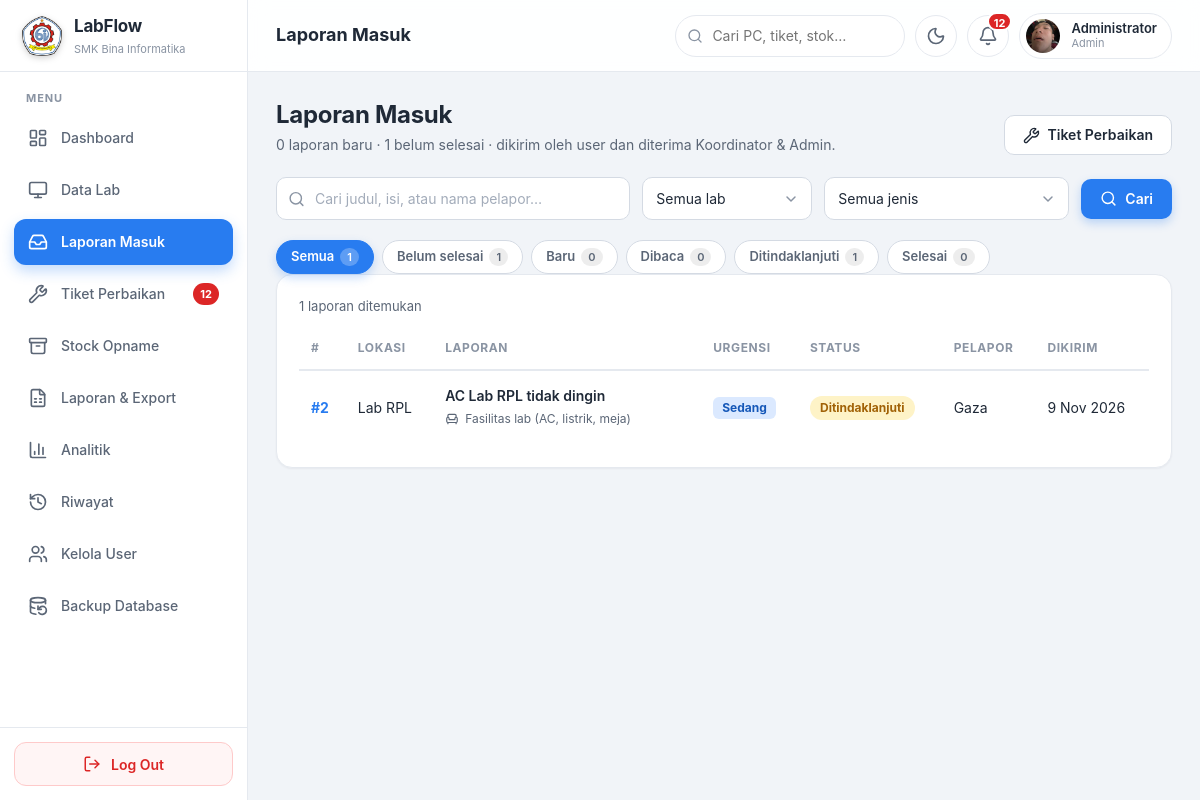
The app's page /LABFLOW/laporan_masuk.php (signed in) with its own data.
### tables this page shows
CREATE TABLE `user_reports` (
  `id` int UNSIGNED NOT NULL,
  `lab_id` int UNSIGNED NOT NULL,
  `pc_id` int UNSIGNED DEFAULT NULL,
  `category` enum('kerusakan','fasilitas','jaringan','kebersihan','keamanan','saran','lainnya') NOT NULL DEFAULT 'kerusakan',
  `priority` enum('low','medium','high') NOT NULL DEFAULT 'medium',
  `subject` varchar(150) NOT NULL,
  `message` text NOT NULL,
  `status` enum('new','read','processing','resolved') NOT NULL DEFAULT 'new',
  `reported_by` int UNSIGNED DEFAULT NULL,
  `reporter_name` varchar(100) DEFAULT NULL,
  `response_note` varchar(500) DEFAULT NULL,
  `handled_by` int UNSIGNED DEFAULT NULL,
  `handled_at` datetime DEFAULT NULL,
  `ticket_id` int UNSIGNED DEFAULT NULL,
  `reporter_seen` tinyint(1) NOT NULL DEFAULT '1',
  `created_at` datetime NOT NULL DEFAULT CURRENT_TIMESTAMP,
  `updated_at` datetime NOT NULL DEFAULT CURRENT_TIMESTAMP ON UPDATE CURRENT_TIMESTAMP,
  `resolved_at` datetime DEFAULT NULL
);

CREATE TABLE `laboratories` (
  `id` int UNSIGNED NOT NULL,
  `code` varchar(20) NOT NULL,
  `name` varchar(100) NOT NULL,
  `folder` varchar(50) NOT NULL,
  `page_file` varchar(80) NOT NULL,
  `floor` varchar(30) NOT NULL,
  `status` enum('active','maintenance') NOT NULL DEFAULT 'active',
  `image` varchar(255) NOT NULL DEFAULT 'lab.jpg',
  `total_pcs` smallint UNSIGNED NOT NULL DEFAULT '0',
  `created_at` timestamp NOT NULL DEFAULT CURRENT_TIMESTAMP,
  `updated_at` timestamp NOT NULL DEFAULT CURRENT_TIMESTAMP ON UPDATE CURRENT_TIMESTAMP
);

CREATE TABLE `users` (
  `id` int UNSIGNED NOT NULL,
  `username` varchar(50) NOT NULL,
  `password_hash` varchar(255) NOT NULL,
  `full_name` varchar(100) NOT NULL,
  `role` enum('admin','coordinator','user') NOT NULL DEFAULT 'user',
  `is_active` tinyint(1) NOT NULL DEFAULT '1',
  `avatar` varchar(100) DEFAULT NULL,
  `created_by` int UNSIGNED DEFAULT NULL,
  `last_login` datetime DEFAULT NULL,
  `created_at` timestamp NOT NULL DEFAULT CURRENT_TIMESTAMP
);

### LABFLOW/config/auth.php (called while the page is built, shortened)
<?php
function e($v): string
{
    return htmlspecialchars((string)$v, ENT_QUOTES, 'UTF-8');
}

### LABFLOW/laporan_masuk.php (the view, shortened to what this page needs)
<?php
require_once __DIR__ . '/config/layout.php';
require_once __DIR__ . '/config/user_reports.php';
$pdo = db();
    ?>
    <?php
$statusF = isset(UR_STATUS[$_GET['status'] ?? '']) ? $_GET['status'] : '';
$catF    = isset(UR_CATEGORY[$_GET['kategori'] ?? '']) ? $_GET['kategori'] : '';
$labF    = preg_replace('/[^a-z0-9_-]/i', '', (string)($_GET['lab'] ?? ''));
$aktif   = !empty($_GET['aktif']);
$q       = trim($_GET['q'] ?? '');
$where = ['1=1']; $args = [];
$s = $pdo->prepare(
    "SELECT r.*, l.code AS lab_code, l.name AS lab_name, p.pc_number, u.full_name AS reporter_full
     FROM user_reports r
     JOIN laboratories l ON l.id = r.lab_id
     LEFT JOIN pcs p ON p.id = r.pc_id
     LEFT JOIN users u ON u.id = r.reported_by
     WHERE " . implode(' AND ', $where) . "
     ORDER BY (r.status='resolved'), (r.status='new') DESC, FIELD(r.priority,'high','medium','low'), r.created_at DESC LIMIT 300"
);
$s->execute($args);
$rows = $s->fetchAll();
$counts  = ur_counts($pdo);
$total   = array_sum($counts);
$activeN = $total - (int)($counts['resolved'] ?? 0);
$labs    = $pdo->query('SELECT code, name FROM laboratories ORDER BY id')->fetchAll();
function ur_url(array $over): string
{
    global $statusF, $aktif, $catF, $labF, $q;
    $p = array_merge(['status' => $statusF, 'aktif' => $aktif ? 1 : '', 'kategori' => $catF, 'lab' => $labF, 'q' => $q], $over);
    $p = array_filter($p, fn($v) => $v !== '' && $v !== null);
    return 'laporan_masuk.php' . ($p ? '?' . http_build_query($p) : '');
}
?>
            <div class="page-head">
                <div>
                    <h1>Laporan Masuk</h1>
                    <p><?= (int)($counts['new'] ?? 0) ?> laporan baru &middot; <?= $activeN ?> belum selesai &middot; dikirim oleh user dan diterima Koordinator &amp; Admin.</p>
                </div>
                <div class="actions">
                    <a class="btn btn-secondary" href="tiket.php"><i data-lucide="wrench"></i> Tiket Perbaikan</a>
                </div>
            </div>
            <form class="toolbar" method="get" action="laporan_masuk.php">
                <div class="input-icon search"><i data-lucide="search"></i>
                    <input type="search" class="input" name="q" value="<?= e($q) ?>" placeholder="Cari judul, isi, atau nama pelapor…" autocomplete="off"></div>
                <select class="select" name="lab" onchange="this.form.submit()" aria-label="Filter lab">
                    <option value="">Semua lab</option>
                </select>
                <select class="select" name="kategori" onchange="this.form.submit()" aria-label="Filter jenis">
                    <option value="">Semua jenis</option>
                </select>
                <button type="submit" class="btn btn-primary"><i data-lucide="search"></i> Cari</button>
            </form>
            <div class="chips hist-chips" role="group" aria-label="Filter status laporan">
                <a class="chip<?= !$statusF && !$aktif ? ' active' : '' ?>" href="<?= e(ur_url(['status' => '', 'aktif' => ''])) ?>">Semua <span class="n"><?= $total ?></span></a>
                <a class="chip<?= $aktif && !$statusF ? ' active' : '' ?>" href="<?= e(ur_url(['status' => '', 'aktif' => 1])) ?>">Belum selesai <span class="n"><?= $activeN ?></span></a>
                <?php foreach (UR_STATUS as $k => [$l]): ?>
                <a class="chip<?= $statusF === $k ? ' active' : '' ?>" href="<?= e(ur_url(['status' => $k, 'aktif' => ''])) ?>"><?= e($l) ?> <span class="n"><?= (int)($counts[$k] ?? 0) ?></span></a>
                <?php endforeach; ?>
            </div>
            <div class="card">
                <div class="result-info"><?= count($rows) ?> laporan ditemukan<?= count($rows) >= 300 ? ' (menampilkan 300 teratas)' : '' ?></div>
                <div class="table-wrap">
                    <table class="table tk-table ur-table">
                        <thead><tr><th>#</th><th>Lokasi</th><th>Laporan</th><th>Urgensi</th><th>Status</th><th>Pelapor</th><th>Dikirim</th></tr></thead>
                        <tbody>
                        <?php foreach ($rows as $r): ?>
                            <tr class="row-link<?= $r['status'] === 'new' ? ' ur-unread' : '' ?>" data-href="laporan_masuk.php?id=<?= (int)$r['id'] ?>">
                                <td class="nowrap"><a class="link" href="laporan_masuk.php?id=<?= (int)$r['id'] ?>"><strong>#<?= (int)$r['id'] ?></strong></a></td>
                                <td class="nowrap"><?= e($r['lab_name']) ?><?= $r['pc_number'] ? ' &middot; PC ' . (int)$r['pc_number'] : '' ?></td>
                                <td><span class="ur-subject"><?= e($r['subject']) ?></span><br><?= ur_category_badge($r['category']) ?><?= $r['ticket_id'] ? ' <span class="tk-badge tk-gray">Tiket #' . (int)$r['ticket_id'] . '</span>' : '' ?></td>
                                <td><?= ticket_prio_badge($r['priority']) ?></td>
                                <td><?= ur_status_badge($r['status']) ?></td>
                                <td class="nowrap"><?= e(ur_reporter($r)) ?></td>
                                <td class="nowrap"><?= e(ui_date($r['created_at'])) ?></td>
                            </tr>
                        <?php endforeach; ?>
                        </tbody>
                    </table>
                </div>
            </div>

### LABFLOW/config/user_reports.php (shortened to what this page needs)
<?php
require_once __DIR__ . '/auth.php';
require_once __DIR__ . '/tickets.php';
function ur_status_badge(string $status): string
{
    [$l, $c] = UR_STATUS[$status] ?? [$status, 'gray'];
    return '<span class="tk-badge tk-' . e($c) . '">' . e($l) . '</span>';
}
function ur_category_badge(string $cat): string
{
    [$l, $i] = UR_CATEGORY[$cat] ?? [$cat, 'ellipsis'];
    return '<span class="ur-cat"><i data-lucide="' . e($i) . '"></i>' . e($l) . '</span>';
}
function ur_reporter(array $r): string
{
    return $r['reporter_full'] ?: ($r['reporter_name'] ?: 'Pengguna dihapus');
}
function ur_counts(PDO $pdo, ?int $onlyUser = null): array
{
    $sql = 'SELECT status, COUNT(*) FROM user_reports' . ($onlyUser !== null ? ' WHERE reported_by = ' . (int)$onlyUser : '') . ' GROUP BY status';
    return $pdo->query($sql)->fetchAll(PDO::FETCH_KEY_PAIR);
}
    ?>

### LABFLOW/config/tickets.php (shortened to what this page needs)
<?php
require_once __DIR__ . '/auth.php';
function ticket_prio_badge(string $prio): string
{
    [$l, $c] = TICKET_PRIORITY[$prio] ?? [$prio, 'gray'];
    return '<span class="tk-prio tk-' . e($c) . '">' . e($l) . '</span>';
}

### LABFLOW/assets/css/tiket.css (style rules this page uses)
.tk-badge, .tk-prio { display: inline-flex; align-items: center; gap: 6px; padding: 3px 10px; border-radius: 20px; font-size: 12px; font-weight: 700; white-space: nowrap; }
.tk-prio { border-radius: 6px; padding: 2px 9px; }
.tk-blue { background: var(--primary-100); color: var(--primary-700); }
.tk-yellow { background: var(--yellow-bg); color: var(--yellow); }
.tk-table td:nth-child(3) { min-width: 220px; }

### LABFLOW/assets/css/laporan_user.css (style rules this page uses)
.ur-cat { display: inline-flex; align-items: center; gap: 6px; font-size: 12px; color: var(--text-soft); margin-top: 4px; }
.ur-cat svg { width: 14px; height: 14px; }
.ur-subject { font-weight: 600; }
.ur-table td:nth-child(3) { min-width: 240px; }

### records on screen
user_reports: id "2", lab.name "Lab RPL", subject "AC Lab RPL tidak dingin", reported_by.full_name "Gaza", created_at "9 Nov 2026"

### other values on screen
$label "Dashboard"
$label "Data Lab"
$label "Laporan Masuk"
$label "Tiket Perbaikan"
$badges[$key] "12"
$label "Stock Opname"
$label "Laporan & Export"
$label "Analitik"
$label "Riwayat"
$label "Kelola User"
$label "Backup Database"
$left "Laporan Masuk"
$bell "12"
current_user_name() "Administrator"
role_label($_SESSION['role'] ?? 'user') "Admin"
